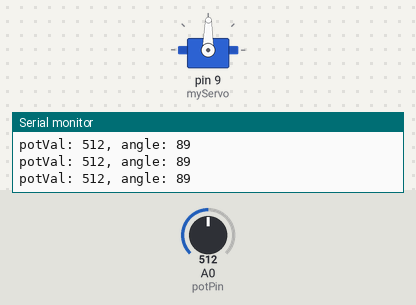
Bench run of a sketch on a simulated Arduino Uno, built with avr-gcc and run on an emulated ATmega328P. On the bench: servo, the last lines printed to the serial monitor. The inputs (shaded band) are chosen by the test bench; at power-on: A0 (potPin) = 512.

Above: at 1.2 s.
1.3 s: A0 (potPin) set to 553
At 2.3 s:
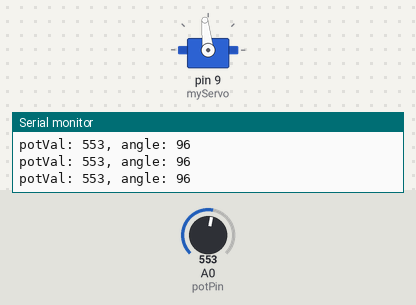
4.3 s: A0 (potPin) set to 581
At 5.5 s:
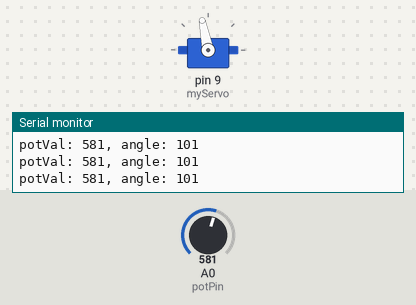
5.8 s: A0 (potPin) set to 306
At 6.2 s:
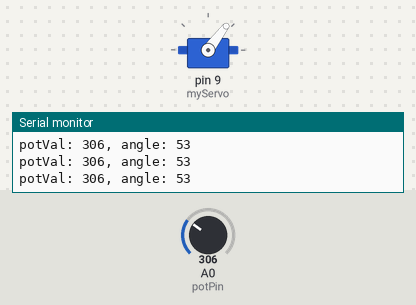
7.3 s: A0 (potPin) set to 105
At 7.9 s:
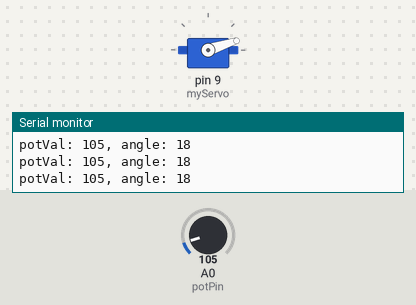
8.8 s: A0 (potPin) set to 88
At 9.3 s:
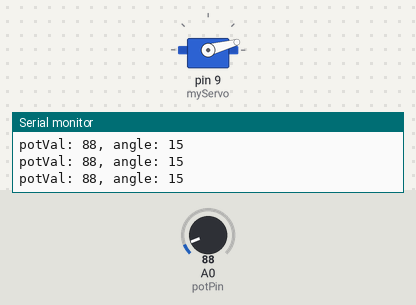
11.8 s: A0 (potPin) set to 716
At 12.8 s:
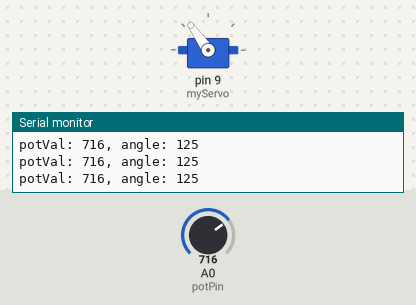
Timing chart, 0 to 14.3 s (numbered marks = the images above; inputs shaded):
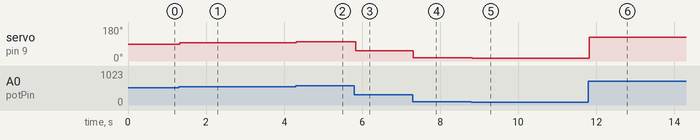

Measured:
- after the input at 1.3 s, servo on pin 9 (myServo): 89° → 96° at once
- after the input at 4.3 s, servo on pin 9 (myServo): 96° → 101° at once
- after the input at 5.8 s, servo on pin 9 (myServo): 101° → 53° at once
- after the input at 7.3 s, servo on pin 9 (myServo): 53° → 18° at once
- after the input at 8.8 s, servo on pin 9 (myServo): 18° → 15° at once
- after the input at 11.8 s, servo on pin 9 (myServo): 15° → 125° at once

The sketch:

moodCue.ino
```cpp
#include <Servo.h>

Servo myServo;

int const potPin = A0;
int potVal;
int angle;

void setup() {
  myServo.attach(9);

  Serial.begin(9600);
}

void loop() {
  potVal = analogRead(potPin);
  Serial.print("potVal: ");
  Serial.print(potVal);

  angle = map(potVal, 0, 1023, 0, 179);
  Serial.print(", angle: ");
  Serial.print(angle);
  Serial.print('\n');

  myServo.write(angle);
  delay(15);
}
```
